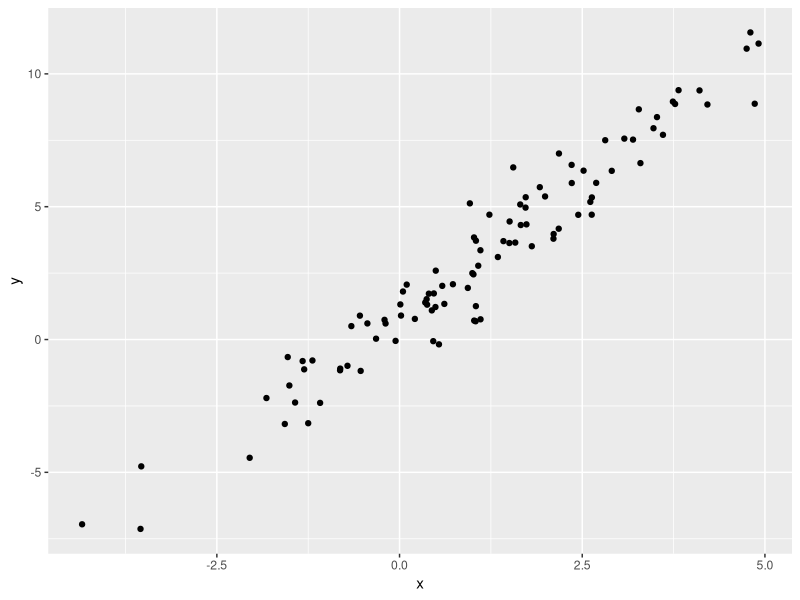

Here is the R script that generated this plot:
## ---- chunk 1
library(tidyverse)
## ---- chunk 2
plot_df = tibble(
  x = rnorm(100, mean = 1 , sd= 2),
 y = 1+ 2*x + rnorm(100)
)
## ---- chunk 3
plot_df |>
  ggplot(aes(x = x, y = y)) +
  geom_point()
